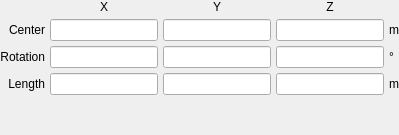
         <widget class="QWidget" name="box">
          <layout class="QGridLayout" name="gridLayout_6">
           <property name="leftMargin">
            <number>0</number>
           </property>
           <property name="topMargin">
            <number>0</number>
           </property>
           <property name="rightMargin">
            <number>0</number>
           </property>
           <property name="bottomMargin">
            <number>0</number>
           </property>
           <property name="spacing">
            <number>5</number>
           </property>
           <item row="5" column="1">
            <spacer name="verticalSpacer_7">
             <property name="orientation">
              <enum>Qt::Vertical</enum>
             </property>
             <property name="sizeHint" stdset="0">
              <size>
               <width>20</width>
               <height>40</height>
              </size>
             </property>
            </spacer>
           </item>
           <item row="1" column="2">
            <widget class="LineEdit" name="lineedit_box_centery"/>
           </item>
           <item row="3" column="1">
            <widget class="LineEdit" name="lineedit_box_lengthx"/>
           </item>
           <item row="2" column="1">
            <widget class="LineEdit" name="lineedit_box_rotationx"/>
           </item>
           <item row="2" column="0">
            <widget class="QLabel" name="label_54">
             <property name="text">
              <string>Rotation</string>
             </property>
             <property name="alignment">
              <set>Qt::AlignRight|Qt::AlignTrailing|Qt::AlignVCenter</set>
             </property>
            </widget>
           </item>
           <item row="3" column="3">
            <widget class="LineEdit" name="lineedit_box_lengthz"/>
           </item>
           <item row="2" column="3">
            <widget class="LineEdit" name="lineedit_box_rotationz"/>
           </item>
           <item row="1" column="1">
            <widget class="LineEdit" name="lineedit_box_centerx"/>
           </item>
           <item row="3" column="2">
            <widget class="LineEdit" name="lineedit_box_lengthy"/>
           </item>
           <item row="2" column="2">
            <widget class="LineEdit" name="lineedit_box_rotationy"/>
           </item>
           <item row="1" column="3">
            <widget class="LineEdit" name="lineedit_box_centerz"/>
           </item>
           <item row="0" column="1">
            <widget class="QLabel" name="label_170">
             <property name="text">
              <string>X</string>
             </property>
             <property name="alignment">
              <set>Qt::AlignCenter</set>
             </property>
            </widget>
           </item>
           <item row="1" column="0">
            <widget class="QLabel" name="label_22">
             <property name="text">
              <string>Center</string>
             </property>
             <property name="alignment">
              <set>Qt::AlignRight|Qt::AlignTrailing|Qt::AlignVCenter</set>
             </property>
            </widget>
           </item>
           <item row="3" column="0">
            <widget class="QLabel" name="label_23">
             <property name="text">
              <string>Length</string>
             </property>
             <property name="alignment">
              <set>Qt::AlignRight|Qt::AlignTrailing|Qt::AlignVCenter</set>
             </property>
            </widget>
           </item>
           <item row="0" column="2">
            <widget class="QLabel" name="label_171">
             <property name="text">
              <string>Y</string>
             </property>
             <property name="alignment">
              <set>Qt::AlignCenter</set>
             </property>
            </widget>
           </item>
           <item row="0" column="3">
            <widget class="QLabel" name="label_172">
             <property name="text">
              <string>Z</string>
             </property>
             <property name="alignment">
              <set>Qt::AlignCenter</set>
             </property>
            </widget>
           </item>
           <item row="1" column="4">
            <widget class="QLabel" name="label_173">
             <property name="text">
              <string>m</string>
             </property>
            </widget>
           </item>
           <item row="2" column="4">
            <widget class="QLabel" name="label_174">
             <property name="text">
              <string>°</string>
             </property>
            </widget>
           </item>
           <item row="3" column="4">
            <widget class="QLabel" name="label_175">
             <property name="text">
              <string>m</string>
             </property>
            </widget>
           </item>
          </layout>
         </widget>
